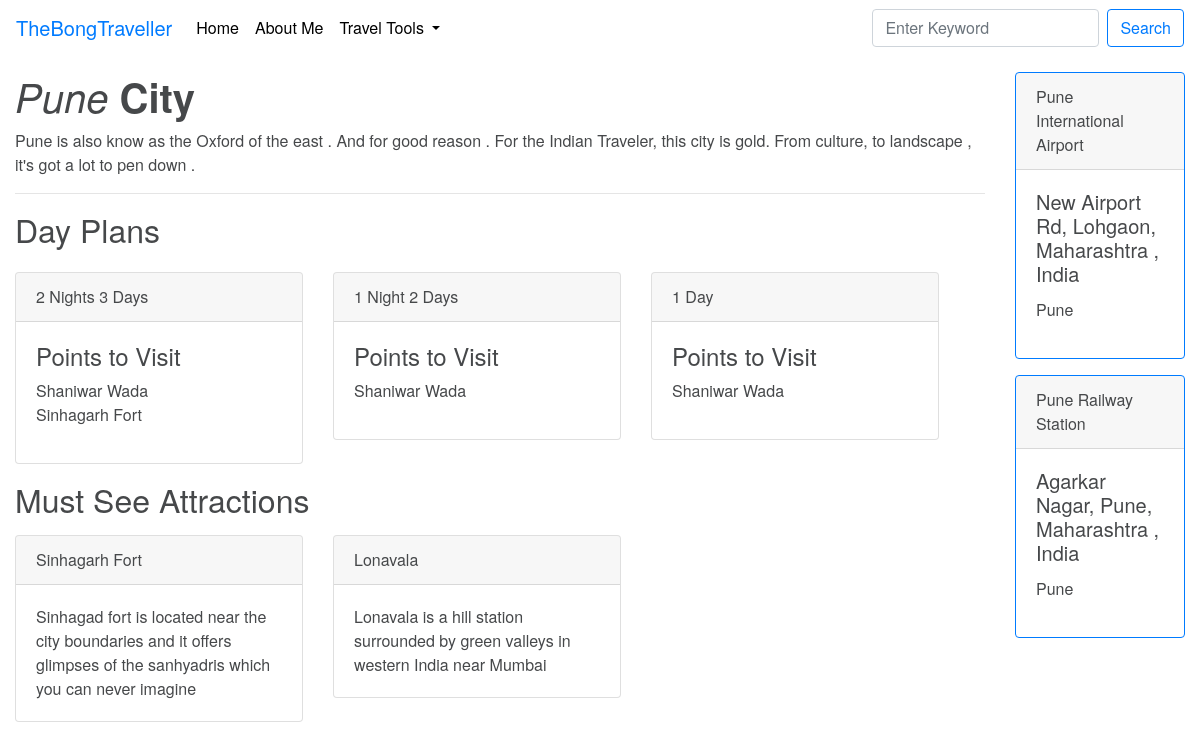
/post/city/Pune/1/Pune/, run on the app's committed database.
### blog/models.py (models this page shows, shortened)
class CityPost(models.Model):
	title = models.CharField(max_length=100)
	state = models.CharField(max_length=100)
	city = models.ForeignKey(City)
	best_month = models.DateField(max_length=30)
	intro = models.TextField()
	description = models.TextField()
	created_date = models.DateTimeField(default=timezone.now)
	published = models.BooleanField(default=False)
	slug = models.SlugField(max_length=100, blank=False, default=title)

class DayPlan(models.Model):
	no_of_days = models.PositiveIntegerField()
	city_post = models.ForeignKey(CityPost, blank=True, null=True)
	visit_points = models.ManyToManyField(VisitPoint, blank=True)
	def plan_heading(self):
		if self.no_of_days == 1:
			return '1 Day'
		elif self.no_of_days == 2:
			return '{} Night {} Days'.format(self.no_of_days-1, self.no_of_days)
		else:
			return '{} Nights {} Days'.format(self.no_of_days-1, self.no_of_days)

class Address(models.Model):
	title = models.CharField(max_length=200)
	street = models.TextField()
	city = models.ForeignKey(City)
	pincode = models.PositiveIntegerField(null=True, blank=True)
	city_post = models.ForeignKey(CityPost, blank=True, null=True)
	class Meta:
		abstract = True

class VisitPoint(Address):
	timings = models.CharField(blank=True, max_length=100)
	must_see = models.BooleanField(default=False)
	intro = models.CharField(default='', blank=True, max_length=200)

class Airport(Address):
	pass

class City(models.Model):
	name = models.CharField(max_length=100)
	class Meta:
		verbose_name_plural = "cities"
	def __str__(self):
		return self.name

class RailwayStation(Address):
	pass

### blog/views.py (the view)
# urls.py: url(r'^post/city/(?P<city_name>\w+)/(?P<city_post_pk>\d+)/(?P<slug>[-\w\d]+)/$', views.city_post, name='city_details'),
def city_post(request, city_name, slug, city_post_pk):
    city_post, city_url = get_redirected(models.CityPost, {'pk':city_post_pk}, {'slug': slug })
    airports = models.Airport.objects.filter(city_post=city_post_pk)
    stations = models.RailwayStation.objects.filter(city_post=city_post_pk)
    day_plans = models.DayPlan.objects.filter(city_post=city_post_pk)
    must_see_points = city_post.city.visitpoint_set.filter(must_see=True)
    if city_url:
        return HttpResponseRedirect(city_url)
    else:
        return render(request, 'blog/city_post.html',
            {
            'city_post': city_post,
            'airports': airports,
            'stations':stations,
            'day_plans':day_plans,
            'must_see':must_see_points,
            })

### blog/views.py (called while the page is built)
def get_redirected(queryset_or_class, lookups, validators):
    obj = get_object_or_404(queryset_or_class, **lookups)
    for key, value in validators.items():
        if value != getattr(obj, key):
            return obj, obj.get_absolute_url()
    return obj, None

### blog/templates/blog/city_post.html (shortened to what this page needs)
{% extends 'blog/new_blog_base.html' %}
{% load account socialaccount %}
{% load i18n %}
{% block content %}
<div class="container-fluid mb-4">
    <div class="row">
        <div class="col-md-8 col-lg-8 col-xl-10 col-sm-8">
            <h1><em>{{ city_post.title }}</em>  <strong>City</strong></h1>
            <p>{{ city_post.intro }}</p>
            <hr class="hr">
            {% if day_plans %}
                <h2 class="display 5">Day Plans</h2>
                <div class="row mt-4">
                {% for plan in day_plans %}
                    <div class="col-auto mb-3">
                    <div class="card" style="width: 18rem">
                        <div class="card-header">{{ plan.plan_heading }}</div>
                        <div class="card-body">
                            <h4> Points to Visit</h4>
                            <ul class="list-unstyled">
                                {% for point in plan.visit_points.all %}
                                    <li> {{ point.title }}</li>
                                {% endfor %}
                        </ul>
                        </div>
                    </div>
                    </div>
                {% endfor %}
                </div>
            {% endif%}
            <h2 class="display 5">Must See Attractions</h2>
            <div class="row mt-3">
                {% for point in must_see %}
                <div class="col-auto mb-4">
                        <div class="card" style="width: 18rem">
                            <div class="card-header">
                                {{ point.title }}
                            </div>
                            <div class="card-body">
                                {{ point.intro }}
                            </div>
                        </div>
                </div>
                {% endfor %}
             </div>
        </div>
        <div class="col-md-4 col-lg-4 col-xl-2 col-sm-4">
            {% if airports %}
                {% for airport in airports %}
                    <div class="card border-primary mb-3">
                      <div class="card-header">{{ airport.title }}</div>
                      <div class="card-body">
                        <address>
                        <h5 class="card-title">{{ airport.street }}</h5>
                        <p class="card-text">{{ airport.city }}{{ airport.Pincode }}</p>
                        </address>
                      </div>
                    </div>
                {% endfor %}
            {% endif %}
            {% if stations %}
                {% for station in stations %}
                    <div class="card border-primary  mb-3">
                      <div class="card-header">{{ station.title }}</div>
                      <div class="card-body">
                        <address>
                        <h5 class="card-title">{{ station.street }}</h5>
                        <p class="card-text">{{ station.city }}{{ station.Pincode }}</p>
                        </address>
                      </div>
                    </div>
                {% endfor %}
            {% endif %}
        </div>
    </div>
</div>
{% endblock %}

### blog/static/css/style.css (style rules this page uses)
body { font-family: "Montserrat", "Helvetica Neue", Helvetica, Arial, sans-serif; font-size: 16px; background-color: #FFFFFF; color: #46484a; }
hr { margin-top: 1rem; margin-bottom: 1rem; border: 0; border-top: 1px solid rgba(0,0,0,.1); }

### data on the page
CityPost: title "Pune", intro "Pune is also know as the Oxford of the east . And for good reason . For the Indian Traveler, this city is gold. From culture, to landscape , it's got a lot to pen down ."
DayPlan: plan_heading "2 Nights 3 Days"
VisitPoint: title "Shaniwar Wada"
VisitPoint: title "Sinhagarh Fort", intro "Sinhagad fort is located near the city boundaries and it offers glimpses of the sanhyadris which you can never imagine"
DayPlan: plan_heading "1 Night 2 Days"
DayPlan: plan_heading "1 Day"
VisitPoint: title "Lonavala", intro "Lonavala is a hill station surrounded by green valleys in western India near Mumbai"
Airport: title "Pune International Airport", street "New Airport Rd, Lohgaon, Maharashtra , India", city "Pune"
RailwayStation: title "Pune Railway Station", street "Agarkar Nagar, Pune, Maharashtra , India", city "Pune"
